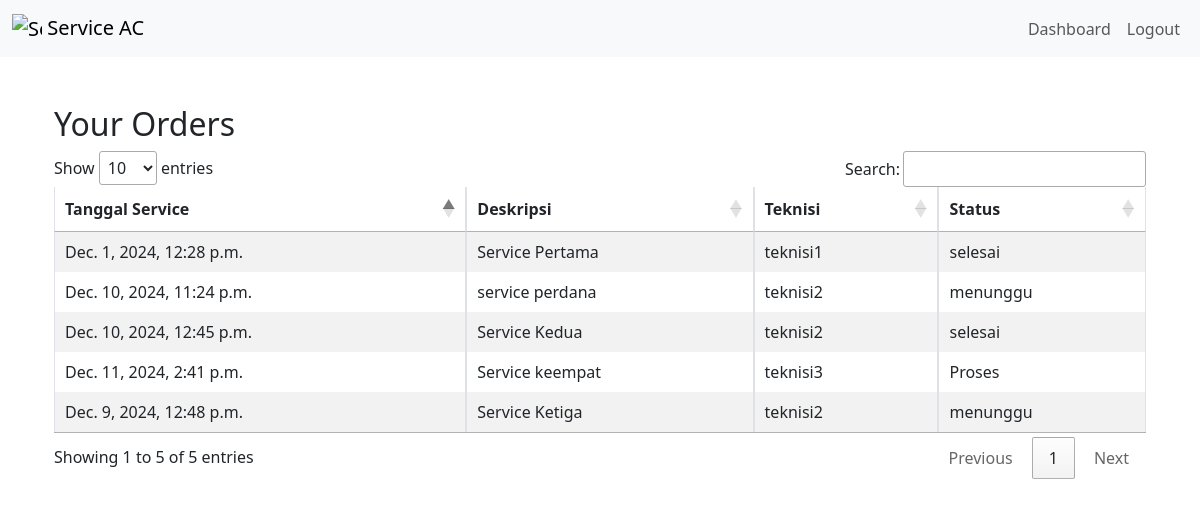
Screenshot of /user/view_orders/ (signed in) with the database file from the repository.
### service_ac/models.py (models this page shows, shortened)
class Service(models.Model):
    STATUS_CHOICES = [
        ('menunggu', 'Menunggu'),
        ('dikerjakan', 'Dikerjakan'),
        ('selesai', 'Selesai'),
    ]
    user = models.ForeignKey(User, on_delete=models.CASCADE, related_name='services')
    teknisi = models.ForeignKey(Teknisi, on_delete=models.CASCADE, related_name='services', null=True, blank=True)
    tanggal_servis = models.DateTimeField()
    location = models.CharField(max_length=255, blank=True, null=True)
    harga = models.DecimalField(max_digits=10, decimal_places=2)
    status = models.CharField(max_length=10, choices=STATUS_CHOICES)
    deskripsi = models.TextField()

class Teknisi(models.Model):
    nama = models.CharField(max_length=50)
    alamat = models.TextField()
    nomor_hp = models.CharField(max_length=15)
    spesialisasi = models.TextField(blank=True, null=True)

### service_ac/views.py (the view)
# urls.py: path('user/view_orders/', views.view_orders, name='view_orders'),
def view_orders(request):
    if request.session.get('role') != 'user' and request.session.get('role') != 'admin':
        return redirect('login')
    orders = Service.objects.filter(user_id=request.session.get('user_id'))
    return render(request, 'service_ac/user/view_orders.html', {'orders': orders})

### service_ac/templates/service_ac/user/view_orders.html (shortened to what this page needs)
{% extends "service_ac/include/base_generic.html" %}
{% block content %}
<div class="container mt-5">
    <h2>Your Orders</h2>
    <table id="ordersTable" class="table table-striped table-bordered">
        <thead>
            <tr>
                <th>Tanggal Service</th>
                <th>Deskripsi</th>
                <th>Teknisi</th>
                <th>Status</th>
            </tr>
        </thead>
        <tbody>
            {% for order in orders %}
            <tr>
                <td>{{ order.tanggal_servis }}</td>
                <td>{{ order.deskripsi }}</td>
                <td>
                    {% if order.teknisi %}
                        {{ order.teknisi.nama }}
                    {% else %}
                        Teknisi not found
                    {% endif %}
                </td>
                <td>
                    {% if order.status == "dikerjakan" %}
                        Proses
                    {% else %}
                        {{ order.status }}
                    {% endif %}
                </td>
            </tr>
            {% empty %}
            <tr>
                <td colspan="4">You have no orders.</td>
            </tr>
            {% endfor %}
        </tbody>
    </table>
</div>
{% endblock %}

### service_ac/templates/service_ac/include/base_generic.html (shortened to what this page needs)
{% include 'service_ac/include/header.html' %}
{% block content %}{% endblock %}
{% include 'service_ac/include/footer.html' %}

### service_ac/templates/service_ac/include/header.html (shortened to what this page needs)
{% load static %}
<!DOCTYPE html>
<html lang="en">
<head>
    <link href="https://cdn.jsdelivr.net/npm/bootstrap@5.3.0/dist/css/bootstrap.min.css" rel="stylesheet">
    <link href="https://cdn.datatables.net/1.11.3/css/jquery.dataTables.min.css" rel="stylesheet">
    <link href="https://cdn.jsdelivr.net/npm/sweetalert2@11.4.22/dist/sweetalert2.min.css" rel="stylesheet">
</head>
<body>
<nav class="navbar navbar-expand-lg navbar-light bg-light">
    <div class="container-fluid">
        <a class="navbar-brand" href="{% url 'home' %}">
            <img src="{% static 'service_ac/images/header.jpg' %}" alt="Service AC" width="30" height="30" class="d-inline-block align-text-top">
            Service AC
        </a>
        <div class="collapse navbar-collapse" id="navbarNav">
            <ul class="navbar-nav ms-auto">
                <ul class="navbar-nav ml-auto">
                    {% if request.session.username %}
                        {% if request.session.role == 'admin' %}
                            <li class="nav-item">
                                <a class="nav-link" href="{% url 'admin_dashboard' %}">Admin Dashboard</a>
                            </li>
                        {% elif request.session.role == 'teknisi' %}
                            <li class="nav-item">
                                <a class="nav-link" href="{% url 'teknisi_dashboard' %}">Teknisi Dashboard</a>
                            </li>
                        {% else %}
                            <li class="nav-item">
                                <a class="nav-link" href="{% url 'user_dashboard' %}">Dashboard</a>
                            </li>
                        {% endif %}
                        <li class="nav-item">
                            <a class="nav-link" href="{% url 'logout' %}">Logout</a>
                        </li>
                    {% endif %}
                </ul>
            </ul>
        </div>
    </div>
</nav>
<div class="container mt-4">

### service_ac/templates/service_ac/include/footer.html (shortened to what this page needs)
</div>
</body>
</html>

### rows the page displays
Service: tanggal_servis "Dec. 1, 2024, 12:28 p.m.", deskripsi "Service Pertama", teknisi.nama "teknisi1", status "selesai"
Service: tanggal_servis "Dec. 10, 2024, 12:45 p.m.", deskripsi "Service Kedua", teknisi.nama "teknisi2", status "selesai"
Service: tanggal_servis "Dec. 9, 2024, 12:48 p.m.", deskripsi "Service Ketiga", teknisi.nama "teknisi2", status "menunggu"
Service: tanggal_servis "Dec. 11, 2024, 2:41 p.m.", deskripsi "Service keempat", teknisi.nama "teknisi3", status "Proses"
Service: tanggal_servis "Dec. 10, 2024, 11:24 p.m.", deskripsi "service perdana", teknisi.nama "teknisi2", status "menunggu"
